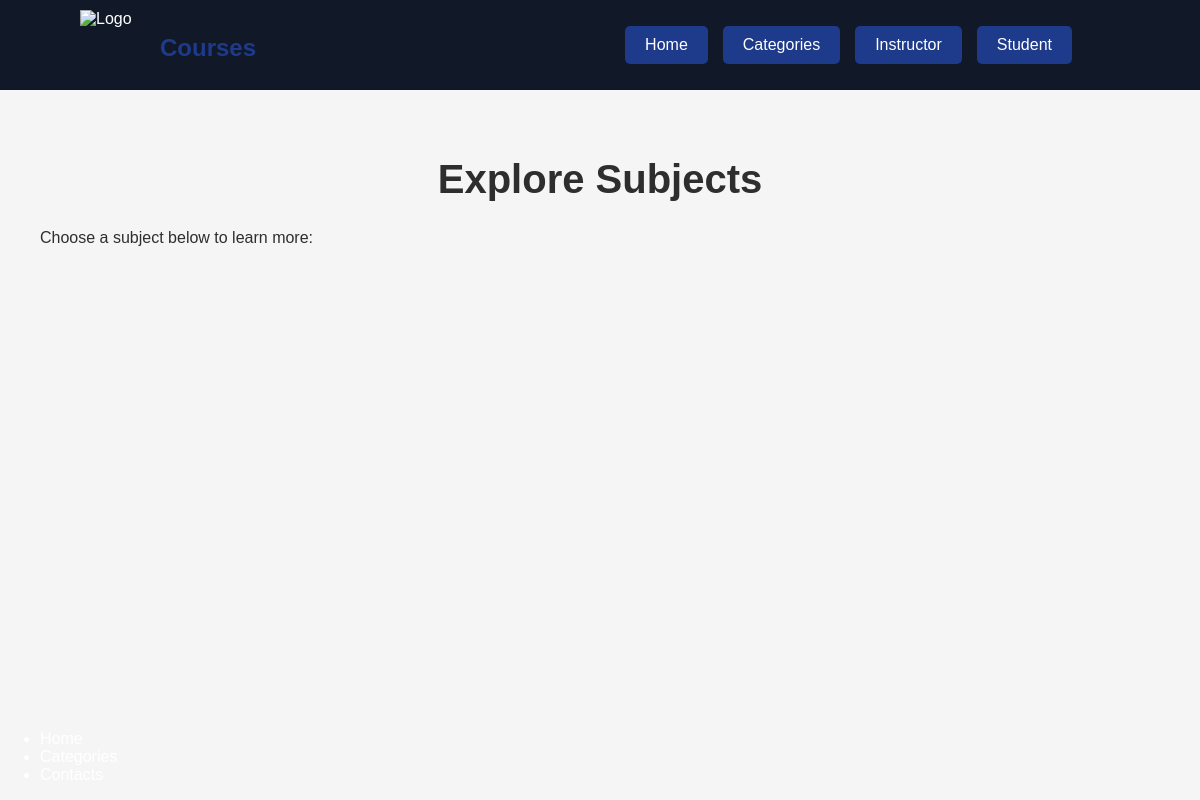
The page /categories on the database as committed earlier.
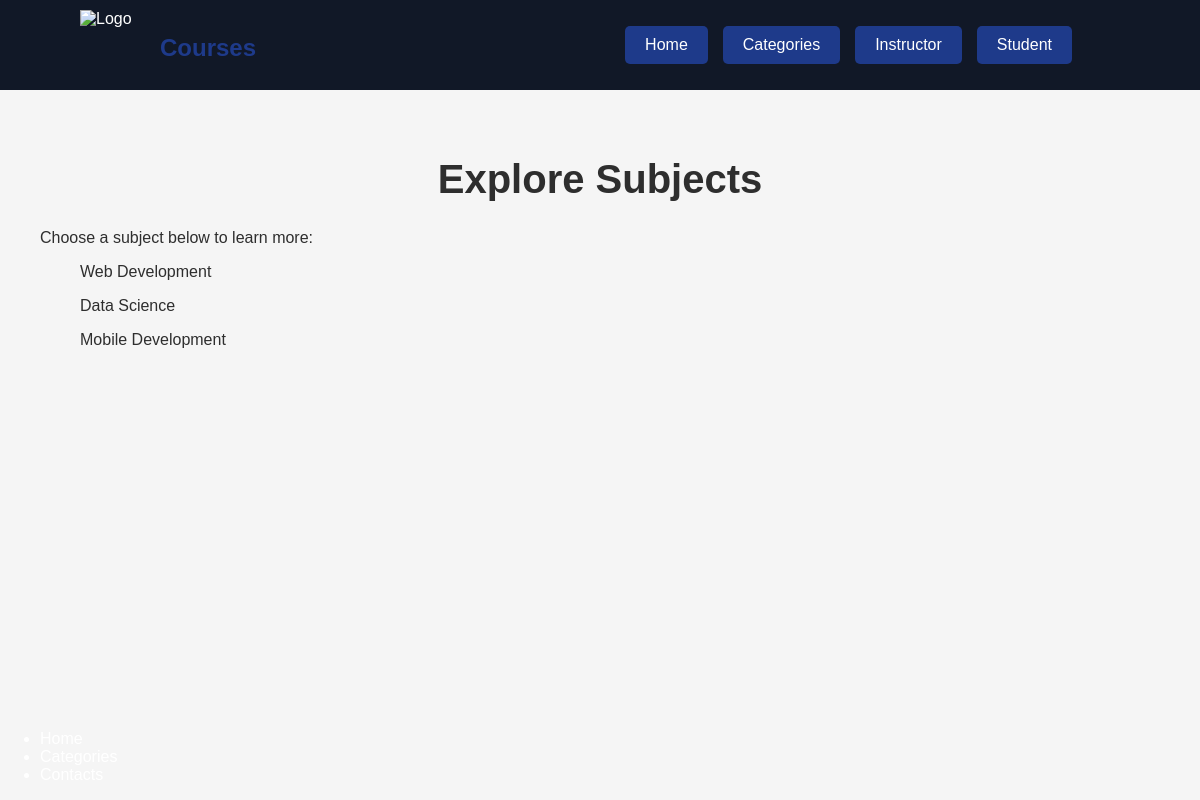
The same page on the database as committed later.
### courses/models.py (models this page shows, shortened)
class Category(models.Model):
    name = models.CharField(max_length=100)
    description = models.TextField()

### courses/views.py (the view)
# urls.py: path('categories', views.categories, name='categories'),
def categories(request):
    categories = Category.objects.all()
    if request.user.is_authenticated:
        is_student = request.user.profile.is_student()
        is_tutor = request.user.profile.is_tutor()
    else:
        is_student = False
        is_tutor = False
    return render (request, 'categories.html', {
        'categories': categories,
        'is_student': is_student,
        'is_tutor': is_tutor
    })

### courses/templatetags/shared_tags.py (called while the page is built)
@register.inclusion_tag('header.html', takes_context=True)
def show_header(context):
    if context.request.user.is_authenticated:
        is_student = context.request.user.profile.is_student()
        is_tutor = context.request.user.profile.is_tutor()
    else:
        is_student = False
        is_tutor = False
    return {
        'is_student': is_student,
        'is_tutor': is_tutor
    }

### courses/templates/categories.html (shortened to what this page needs)
{% load static %}
{% load shared_tags %}
<!DOCTYPE html>
<html lang="en">
<head>
    <link rel="stylesheet" href="{% static 'css/styles.css' %}">
</head>
<body>
    {% show_header %}
    <main>
        <div class="middle">
            <h1>Explore Subjects</h1>
        </div>
        <p>Choose a subject below to learn more:</p>
        <div class="subject-container">
            <ul>
                {% for category in categories %}
                <p>{{ category.name }}</p>
                {% endfor %}
            </ul>
        </div>
    </main>
    {% include 'footer.html' %}
</body>
</html>

Rows that differ between the two databases and show on the page:
added Category: name "Web Development"
added Category: name "Data Science"
added Category: name "Mobile Development"
